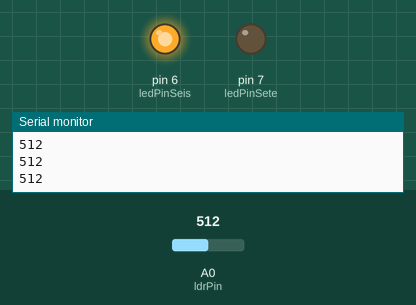
A sketch run on a simulated Arduino Uno, built with avr-gcc and run on an emulated ATmega328P. Shown: output pins drawn as LEDs (lit = HIGH), the last lines printed to the serial monitor. The test bench sets the inputs (shaded band); at power-on: A0 (ldrPin) = 512.

Above: at 1.2 s.
1.3 s: A0 (ldrPin) set to 592
2.8 s: A0 (ldrPin) set to 613
At 3.3 s:
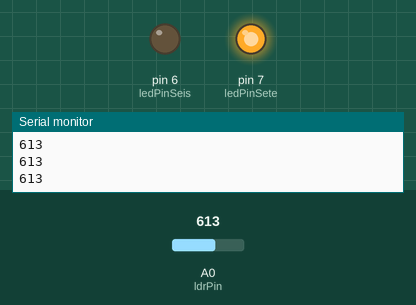
4.3 s: A0 (ldrPin) set to 590
At 4.6 s:
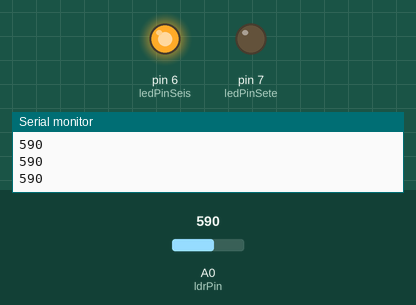
5.8 s: A0 (ldrPin) set to 610
At 7.1 s:
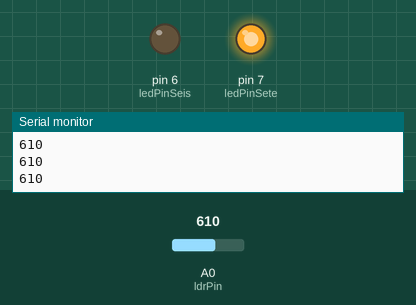
Timing chart, 0 to 8.3 s (numbered marks = the images above; inputs shaded):
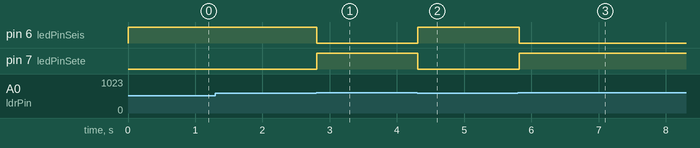

The sketch:

LDR_LED.ino
```cpp
//Declaração de Variáveis *globais*.
int ledPinSeis = 6; //Led no pino 6
int ledPinSete = 7; //Led no pino 7
int ldrPin = 0; //LDR no pino analígico 8
int ldrValor = 0; //Valor lido do LDR

void setup()
{
   pinMode(ledPinSeis,OUTPUT); //define a porta 6 como saída
   pinMode(ledPinSete,OUTPUT); //define a porta 7 como saída
   Serial.begin(9600); //Inicia a comunicação serial
}

void loop()
{
 ldrValor = analogRead(ldrPin);  ///ler o valor do LDR, vale lembrar que o valor lido será entre 0 e 1023

//Se o valor lido for maior que 600(valor ajustável), liga o led
if (ldrValor>= 600)
{
  digitalWrite(ledPinSete,HIGH);
  digitalWrite(ledPinSeis,LOW);
}
 //Senão, apaga o led
else
{
  digitalWrite(ledPinSete,LOW);
  digitalWrite(ledPinSeis,HIGH);
}

 Serial.println(ldrValor); //imprime o valor LDR(ldrValor) no monitor serial

 delay(100); //dealy em milissegundos

}
```

Measured:
- the behaviour switches between 599 and 600 on A0 (ldrPin) (found by bisection; images 0 and 1)
- after the input at 2.8 s, pin 6 (ledPinSeis): HIGH → LOW at once; pin 7 (ledPinSete): LOW → HIGH at once
- after the input at 4.3 s, pin 6 (ledPinSeis): LOW → HIGH at once; pin 7 (ledPinSete): HIGH → LOW at once
- after the input at 5.8 s, pin 6 (ledPinSeis): HIGH → LOW at once; pin 7 (ledPinSete): LOW → HIGH at once
